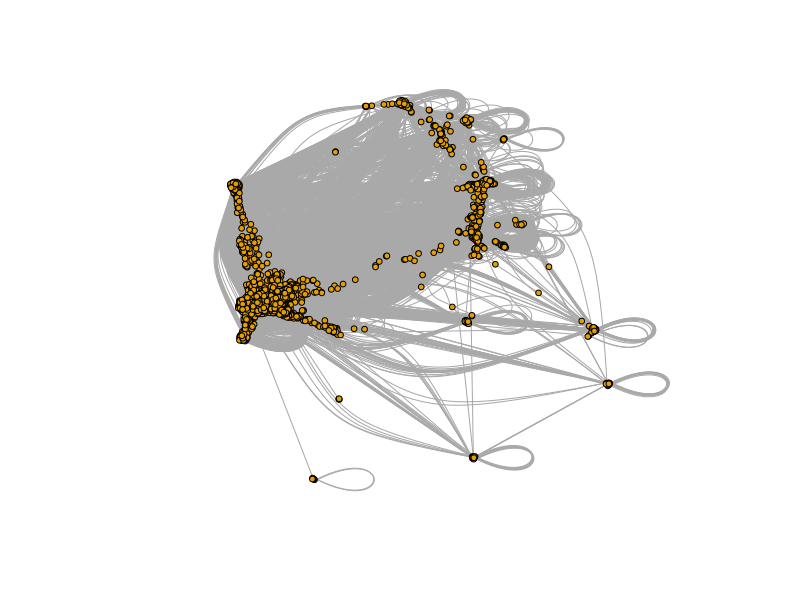
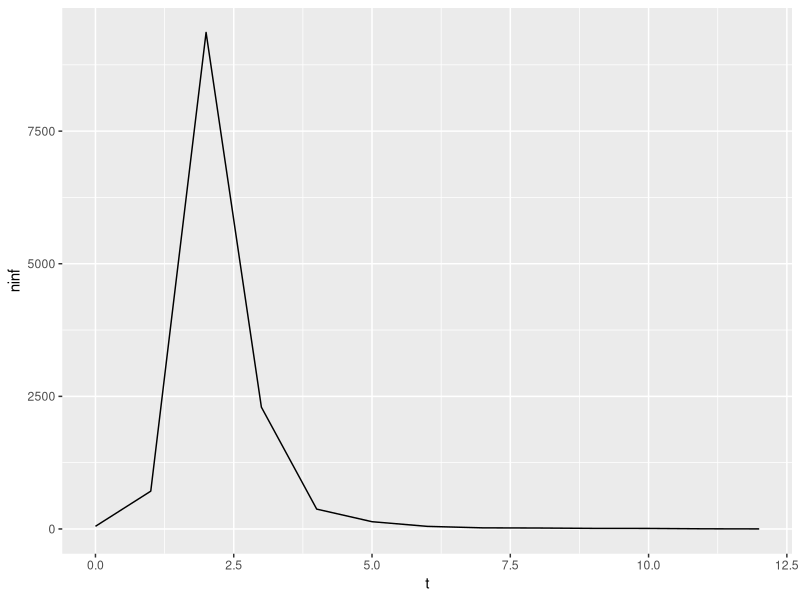
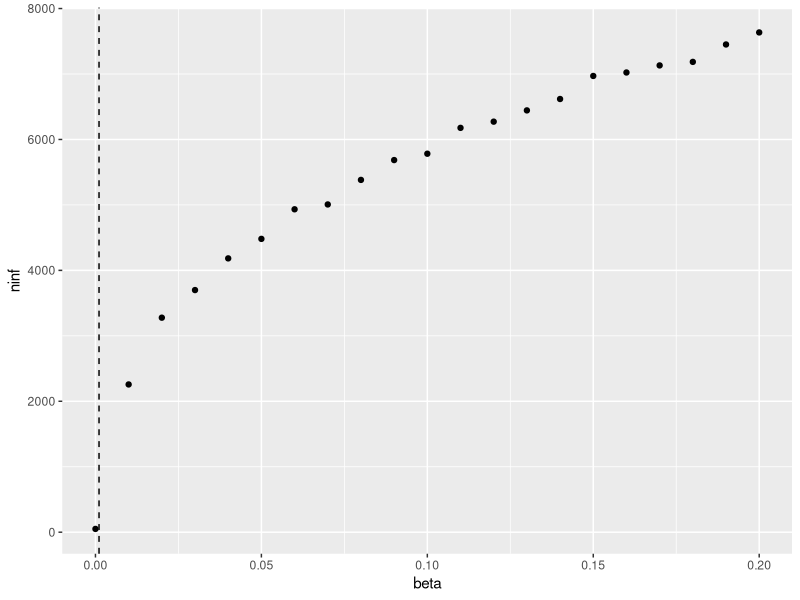
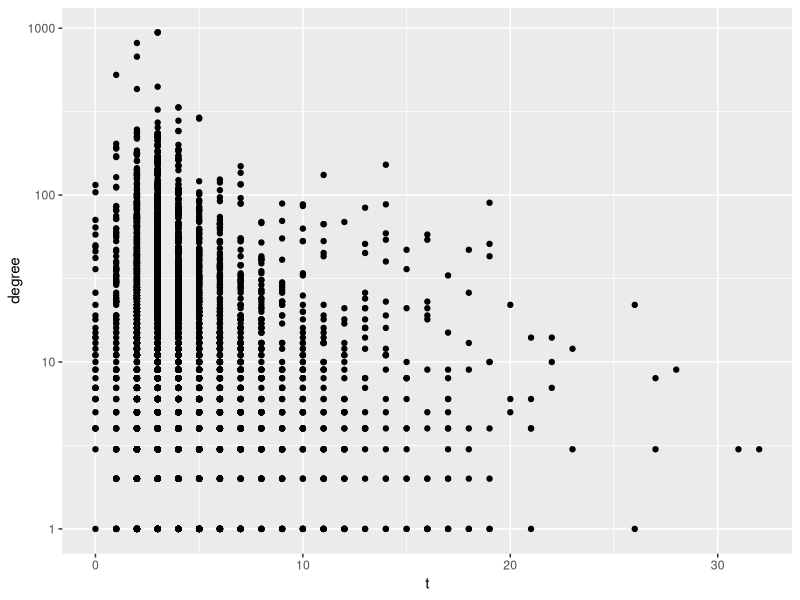
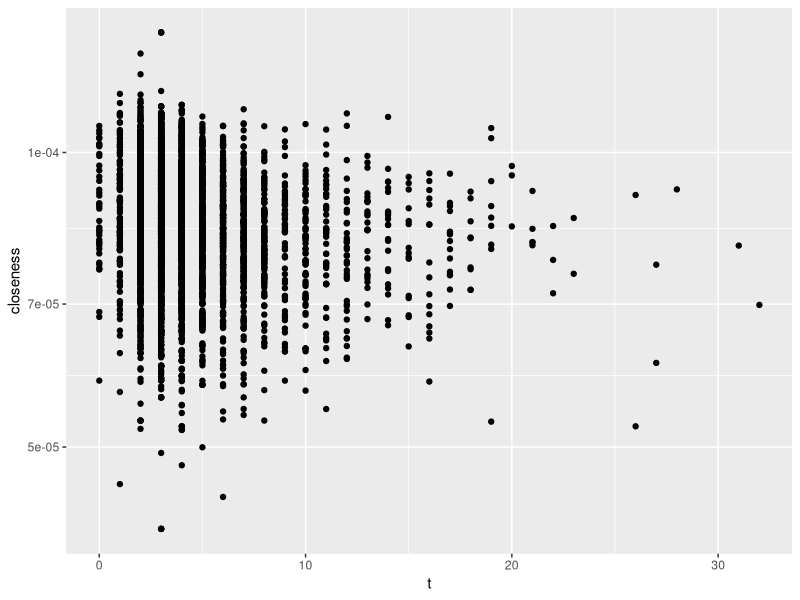

These charts were generated, in order, by the following R code: (Note: a time limit stopped this script after it produced the figures.)
## ---- chunk 1
library(readr)
library(igraph)
library(dplyr)
library(ggplot2)
library(purrr)
library(tibble)
library(caret)
library(tidyverse)
## ---- chunk 2
sim_sir <- function(g,beta,mu,seeds){
  state <- rep(0,vcount(g)) #initial state of the simulation
  state[seeds] <- 1 #infect the seeds
  t <- 0
  table <- data.frame(t=0,inf=seeds)
  while(sum(state==1)>0){
    t <- t + 1
    ## I -> R
    infected <- which(state==1) #get them
    # generate a random value for every infected, if it's < mu, let the node recover.
    state[infected] <- ifelse(runif(length(infected)) < mu,2,1)
    
    ## S -> I
    infected <- which(state==1)
    susceptible <- which(state==0) #get them
    contacts <- as.numeric(unlist(adjacent_vertices(g,infected))) #get the contacts of infected
    contacts <- contacts[contacts %in% susceptible] # get those who are susceptible
    new_infected <- contacts[runif(length(contacts)) < beta] #infect contacts
    if(length(new_infected)>0){
      state[new_infected] <- 1
      table <- rbind(table,data.frame(t,inf=new_infected))
    }
  }
  table
}
## ---- chunk 3
node <- read.csv("nodes.csv") |> select("X..index", "meta")
edge <- read.csv("edges.csv")

graph <- graph_from_data_frame(edge, vertices = node, directed = FALSE)
graph <- simplify(graph)

cluster <- clusters(graph)
giant_component <- which.max(cluster$csize)
node_giant <- V(graph)[cluster$membership == giant_component]

g <- induced_subgraph(graph, node_giant)
g

plot(g, vertex.label = NA, vertex.size = 3)
## ---- chunk 4
mu <- 0.1
betac <- mu*mean(degree(g))/(mean(degree(g)^2))
betac
## ---- chunk 5
seeds <- sample(1:vcount(g),vcount(g)*0.01)

realization <- sim_sir(g,beta = 0.5,mu=0.1,seeds) %>% 
  group_by(t) %>% summarize(ninf=n()) 

realization %>% 
  ggplot(aes(x=t,y=ninf)) + geom_line()
## ---- chunk 6
results <- map_dfr(seq(0,0.2,0.01), # beta range
        \(beta){ seeds <- sample(1:vcount(g),vcount(g)*0.01)
        realization <- sim_sir(g,beta,mu,seeds) # make a realization for each beta
        data.frame(beta,ninf=nrow(realization)) # create dataframe row
        })

results %>% ggplot(aes(x=beta,y=ninf))+ geom_point()+
  geom_vline(xintercept = betac,linetype=2) 
## ---- chunk 7
realization <- sim_sir(g,beta=0.1,mu=0.1,seeds)
## ---- chunk 8
set.seed(12345)
table_d <- degree(g) %>% enframe(name = "inf",value="degree") %>%
  merge(realization) 
table_d %>% 
  ggplot(aes(x=t,y=degree)) + geom_point() + scale_y_log10()
## ---- chunk 9
set.seed(12345)
table_c <- closeness(g) %>% enframe(name = "inf",value="closeness") %>%
  merge(realization) 
table_c %>% 
  ggplot(aes(x=t,y=closeness)) + geom_point() + scale_y_log10()
## ---- chunk 10
set.seed(12345)
table_b <- betweenness(g) %>% enframe(name = "inf",value="betweenness") %>%
  merge(realization) 
table_b %>% 
  ggplot(aes(x=t,y=betweenness)) + geom_point() + scale_y_log10()
## ---- chunk 11
set.seed(12345)
table_pr <- page_rank(g)$vector %>% enframe(name = "inf",value="page_rank") %>%
  merge(realization) 
table_pr %>% 
  ggplot(aes(x=t,y=page_rank)) + geom_point() + scale_y_log10()
## ---- chunk 12
set.seed(12345)
table <- merge(table_d,table_c)
table <- merge(table,table_pr)
table <- merge(table,table_b)
cor(table$t,table[,-c(1,2)])
## ---- chunk 13
set.seed(12345)
seeds <- sample(1:vcount(g),vcount(g)*0.01)
realization_random <- sim_sir(g,beta = 0.5,mu=0.1,seeds) %>%
  group_by(t) %>% summarize(ninf=n())
seeds <- closeness(g) %>% enframe(name = "inf",value="closeness") %>%
  slice_max(closeness,n=round(vcount(g)*0.01,0))

seeds_inf <- seeds$inf
seeds_inf <- as.integer(seeds_inf)
all(seeds_inf %in% V(g)) 

realization_targeted <- sim_sir(g,beta = 0.5,mu=0.1,seeds_inf) %>%
  group_by(t) %>% summarize(ninf=n())

ggplot() + geom_line(data=realization_random,aes(x=t,y=ninf,col="Random"))+
  geom_line(data=realization_targeted,aes(x=t,y=ninf,col="Targeted")) +
  labs(
    title = "Comparison of Infections Over Time",
    subtitle = "Random vs. Targeted",
    x = "Time (t)",
    y = "Number of Trust Spreading (ninf)",
    color = NULL
  ) +
  theme_minimal() +
  theme(
    plot.title = element_text(hjust = 0.5, size=14, face="bold"),
    plot.subtitle = element_text(hjust = 0.5, size=12),
    axis.title.x = element_text(size=12),
    axis.title.y = element_text(size=12),
    legend.position = "bottom"
  ) +
  scale_color_manual(values = c("Random" = "blue", "Targeted" = "red"))

## ---- chunk 14
total_infected_random <- sum(realization_random$ninf)
total_infected_targeted <- sum(realization_targeted$ninf)
difference_infected <- total_infected_targeted - total_infected_random

print(paste("Total Infected (Random)", total_infected_random))
print(paste("Total Infected (Targeted)", total_infected_targeted))
print(paste("Difference in Infected", difference_infected))
## ---- chunk 15
set.seed(12345)

seeds <- sample(1:vcount(g),vcount(g)*0.01)
realization <- sim_sir(g,beta = 0.5,mu=0.1,seeds) |> group_by(t) |> summarize(ninf=n())

vaccinated_random <- sample(1:vcount(g),vcount(g)*0.05)
gp <- delete_vertices(g,vaccinated_random)
seeds <- sample(1:vcount(gp),vcount(gp)*0.01)
realization_random <- sim_sir(gp,beta = 0.5,mu=0.1,seeds) |> group_by(t) |> summarize(ninf=n())
## ---- chunk 16
set.seed(12345)
seeds <- closeness(g) %>% enframe(name = "inf",value="closeness") %>%
  slice_max(closeness,n=round(vcount(g)*0.05,0))
gp <- delete_vertices(g,seeds$inf)
seeds <- sample(1:vcount(gp),vcount(gp)*0.01)
realization_targeted <- sim_sir(gp,beta = 0.5,mu=0.1,seeds) %>%
  group_by(t) %>% summarize(ninf=n())
## ---- chunk 17
ggplot() + geom_line(data=realization,aes(x=t,y=ninf,col="No Vaccination")) +
  geom_line(data=realization_random,aes(x=t,y=ninf,col="Vacc. Random"))+
  geom_line(data=realization_targeted,aes(x=t,y=ninf,col="Vacc. Targeted")) +
  theme_minimal() + labs(
    color = "Vaccination Strategy",  # Set the legend title for the color aesthetic
    title = "Comparison of Trust Spread Over Time",
    subtitle = "No Vaccination vs. Random Vaccination vs. Targeted Vaccination",
    x = "Time (t)",
    y = "Number of trust spread (ninf)"
  ) +
  theme(
    plot.title = element_text(hjust = 0.5, size = 14, face = "bold"),
    plot.subtitle = element_text(hjust = 0.5, size = 12),
    axis.title.x = element_text(size = 12),
    axis.title.y = element_text(size = 12),
    legend.position = "bottom"
  ) +
    scale_color_manual(values = c("No Vaccination" = "blue", "Vacc. Random" = "red", "Vacc. Targeted" = "green"))
## ---- chunk 18
No_Vaccination <- sum(realization$ninf)
Vacc._Random <- sum(realization_random$ninf)
Vacc._Targeted <- sum(realization_targeted$ninf)

print(paste("No Vaccination", No_Vaccination))
print(paste("Vacc. Random", Vacc._Random))
print(paste("Vacc. Targeted", Vacc._Targeted))

partd <- data.frame(partd_label = c("Vacc. Random", "Vacc. Targeted", "Difference in Infected"),
                    pard_value = c(Vacc._Random, Vacc._Targeted, Vacc._Random-Vacc._Targeted))
partd
## ---- chunk 19
print(paste("Total Infected (Random)", total_infected_random))
print(paste("Total Infected (Targeted)", total_infected_targeted))
print(paste("Difference in Infected", difference_infected))

partc <- data.frame("label" = c("Total Infected (Random)", "Total Infected (Targeted)", 
                                          "Difference in Infected"),
                    "partc_value" = c(total_infected_random, total_infected_targeted, difference_infected))

merged_table <- cbind(partc, partd) |> select(-"partd_label") |> mutate(difference = partc_value - pard_value)

merged_table 
## ---- chunk 20
all <- table_d %>% group_by(t) %>% summarize(ninf=n())
sensors <- table_d %>% filter(degree>10) %>% group_by(t) %>% summarize(ninf=n())

ggplot() + geom_line(data=all,aes(x=t,y=ninf/sum(ninf),col="All")) + geom_line(data=sensors,aes(x=t,y=ninf/sum(ninf),col="Sensors")) +
   labs(
    title = "Sensor Spreading Over Time",
    subtitle = "Comparison Between All and Sensor Data",
    x = "Time (t)",
    y = "Normalized Number of Infections",
    color = "Data Source"
  ) +
  theme_minimal() +
  theme(
    plot.title = element_text(hjust = 0.5, size=14, face="bold"),
    plot.subtitle = element_text(hjust = 0.5, size=12),
    axis.title.x = element_text(size=12),
    axis.title.y = element_text(size=12),
    legend.position = "bottom"
  ) +
  scale_color_manual(values = c("All" = "blue", "Sensors" = "green"))
## ---- chunk 21
control <- sample(1:vcount(g),1000)
get_one_neighbor <- function(id){
  sample(neighbors(g,id),1)
}
sensors <- sapply(control,get_one_neighbor)
## ---- chunk 22
control_evo <- table_d %>% filter(inf %in% control) %>% group_by(t) %>% summarize(ninf=n())
sensors_evo <- table_d %>% filter(inf %in% sensors) %>% group_by(t) %>% summarize(ninf=n())

ggplot() + geom_line(data=control_evo,aes(x=t,y=cumsum(ninf/sum(ninf)),col="All")) +
  geom_line(data=sensors_evo,aes(x=t,y=cumsum(ninf/sum(ninf)),col="Sensors")) +
   labs(
    title = "Cumulative Infections Over Time",
    subtitle = "Comparison Between All and Sensor Data",
    x = "Time (t)",
    y = "Cumulative Proportion of Infections",
    color = "Data Source"
  ) +
  theme_minimal() +
  theme(
    plot.title = element_text(hjust = 0.5, size=14, face="bold"),
    plot.subtitle = element_text(hjust = 0.5, size=12),
    axis.title.x = element_text(size=12),
    axis.title.y = element_text(size=12),
    legend.position = "bottom"
  ) +
  scale_color_manual(values = c("All" = "blue", "Sensors" = "green"))
## ---- chunk 23
table

# Split the data into training and testing sets
set.seed(123)
train_index <- createDataPartition(table$t, p = 0.8, list = FALSE)
test_data <- table[-train_index, ] |> select(-inf)

# 5-fold cross validation
train_data <- table[train_index, ] |> select(-inf)

control <- trainControl(method = "cv",  # Use k-fold cross-validation
                        number = 5)

# Train a regression model
model <- train(t ~ ., data = train_data, method = "lm", trControl = control)


cv_results <- model$results
cv_results
## ---- chunk 24
x <- as.matrix(train_data[,-1])
y <- train_data$t

control <- trainControl(method = "repeatedcv", number = 10, repeats = 5)

ridge_model <- train(
  x, y,
  method = "glmnet",
  trControl = control,
  tuneGrid = expand.grid(alpha = 0, lambda = 10^seq(-3, 0, length = 100))
)

best_tune <- ridge_model$bestTune
best_tune
## ---- chunk 25
prediciton <- predict(ridge_model, newdata = x)
sqrt(mean((prediciton - y)^2))
## ---- chunk 26
# Evaluate the model on the test data
predictions_t <- predict(ridge_model, newdata = train_data)
rmse <- sqrt(mean((predictions_t - train_data$t)^2))
print(paste("RMSE on test data:", rmse))

predictions <- predict(ridge_model, newdata = test_data)
rmse <- sqrt(mean((predictions - test_data$t)^2))
print(paste("RMSE on test data:", rmse))

RMSE_lm <- data.frame(data = c("train", "test"), 
                      RMSE = c(sqrt(mean((predictions_t - train_data$t)^2)), 
                               sqrt(mean((predictions - test_data$t)^2))))
RMSE_lm
## ---- chunk 27
# Install and load the randomForest package
# install.packages("randomForest")
library(randomForest)

# Set a seed for reproducibility
set.seed(123)

# Train the random forest model
# We use Species as the response variable and all other variables as predictors
rf_model <- randomForest(t ~ ., data=train_data, importance=TRUE, ntree=50)

# Print the model summary
print(rf_model)

# Make predictions on the test set
test_predictions <- predict(rf_model, newdata = test_data)

# Evaluate the model's performance using a confusion matrix
confusion_matrix <- table(test_data$t, test_predictions)

# Calculate the accuracy
accuracy <- sum(diag(confusion_matrix)) / sum(confusion_matrix)
print(paste("Accuracy:", round(accuracy * 100, 2), "%"))

# Plot the importance of variables
importance(rf_model)
varImpPlot(rf_model)
